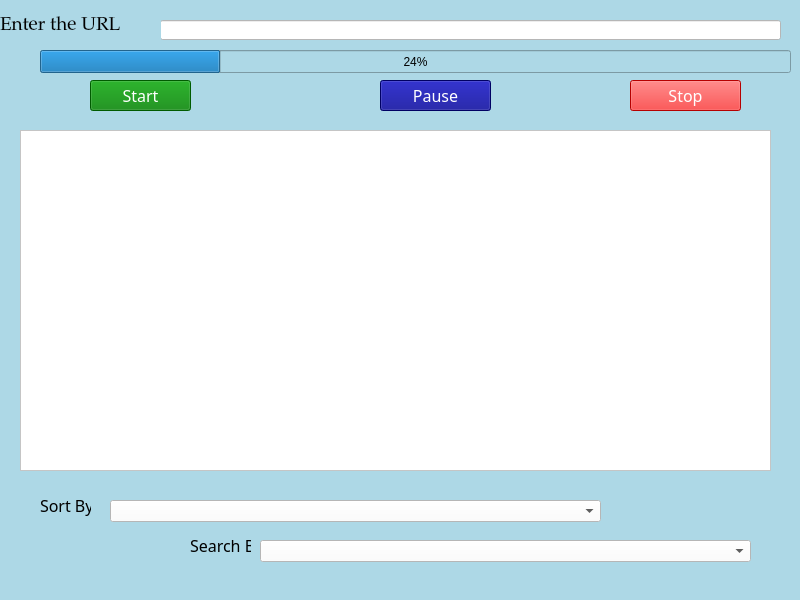
<?xml version="1.0" encoding="UTF-8"?>
<ui version="4.0">
 <class>MainWindow</class>
 <widget class="QMainWindow" name="MainWindow">
  <property name="geometry">
   <rect>
    <x>0</x>
    <y>0</y>
    <width>800</width>
    <height>600</height>
   </rect>
  </property>
  <property name="windowTitle">
   <string>MainWindow</string>
  </property>
  <property name="autoFillBackground">
   <bool>false</bool>
  </property>
  <property name="styleSheet">
   <string notr="true">background-color: lightblue;</string>
  </property>
  <widget class="QWidget" name="centralwidget">
   <widget class="QLineEdit" name="urlInput">
    <property name="geometry">
     <rect>
      <x>160</x>
      <y>20</y>
      <width>621</width>
      <height>20</height>
     </rect>
    </property>
    <property name="font">
     <font>
      <family>Palatino Linotype</family>
      <pointsize>12</pointsize>
     </font>
    </property>
    <property name="styleSheet">
     <string notr="true">background-color: white</string>
    </property>
    <property name="text">
     <string/>
    </property>
   </widget>
   <widget class="QLabel" name="UrlLabel">
    <property name="geometry">
     <rect>
      <x>0</x>
      <y>0</y>
      <width>161</width>
      <height>51</height>
     </rect>
    </property>
    <property name="font">
     <font>
      <family>Palatino Linotype</family>
      <pointsize>14</pointsize>
     </font>
    </property>
    <property name="text">
     <string>Enter the URL</string>
    </property>
   </widget>
   <widget class="QPushButton" name="start">
    <property name="geometry">
     <rect>
      <x>90</x>
      <y>80</y>
      <width>101</width>
      <height>31</height>
     </rect>
    </property>
    <property name="font">
     <font>
      <family>Onyx</family>
      <pointsize>12</pointsize>
      <italic>false</italic>
     </font>
    </property>
    <property name="styleSheet">
     <string notr="true">background-color : Green;color:white</string>
    </property>
    <property name="text">
     <string>Start</string>
    </property>
   </widget>
   <widget class="QPushButton" name="stop">
    <property name="geometry">
     <rect>
      <x>630</x>
      <y>80</y>
      <width>111</width>
      <height>31</height>
     </rect>
    </property>
    <property name="font">
     <font>
      <family>Onyx</family>
      <pointsize>12</pointsize>
     </font>
    </property>
    <property name="styleSheet">
     <string notr="true">background-color : red;color:white</string>
    </property>
    <property name="text">
     <string>Stop</string>
    </property>
   </widget>
   <widget class="QPushButton" name="pause">
    <property name="geometry">
     <rect>
      <x>380</x>
      <y>80</y>
      <width>111</width>
      <height>31</height>
     </rect>
    </property>
    <property name="font">
     <font>
      <family>Onyx</family>
      <pointsize>12</pointsize>
     </font>
    </property>
    <property name="styleSheet">
     <string notr="true">background-color : darkBlue;color:white</string>
    </property>
    <property name="text">
     <string>Pause</string>
    </property>
   </widget>
   <widget class="QTableWidget" name="tableWidget">
    <property name="geometry">
     <rect>
      <x>20</x>
      <y>130</y>
      <width>751</width>
      <height>341</height>
     </rect>
    </property>
    <property name="styleSheet">
     <string notr="true">background-color:white</string>
    </property>
   </widget>
   <widget class="QLabel" name="sortByLabel">
    <property name="geometry">
     <rect>
      <x>40</x>
      <y>490</y>
      <width>51</width>
      <height>31</height>
     </rect>
    </property>
    <property name="font">
     <font>
      <family>Onyx</family>
      <pointsize>12</pointsize>
     </font>
    </property>
    <property name="text">
     <string>Sort By:</string>
    </property>
   </widget>
   <widget class="QComboBox" name="sortingCombo">
    <property name="geometry">
     <rect>
      <x>110</x>
      <y>500</y>
      <width>491</width>
      <height>22</height>
     </rect>
    </property>
    <property name="font">
     <font>
      <family>Onyx</family>
      <pointsize>10</pointsize>
     </font>
    </property>
    <property name="autoFillBackground">
     <bool>false</bool>
    </property>
    <property name="styleSheet">
     <string notr="true">background-color :White</string>
    </property>
   </widget>
   <widget class="QComboBox" name="searchByCombo">
    <property name="geometry">
     <rect>
      <x>260</x>
      <y>540</y>
      <width>491</width>
      <height>22</height>
     </rect>
    </property>
    <property name="font">
     <font>
      <family>Onyx</family>
      <pointsize>10</pointsize>
     </font>
    </property>
    <property name="autoFillBackground">
     <bool>false</bool>
    </property>
    <property name="styleSheet">
     <string notr="true">background-color :White</string>
    </property>
   </widget>
   <widget class="QLabel" name="sortByLabel_2">
    <property name="geometry">
     <rect>
      <x>190</x>
      <y>530</y>
      <width>61</width>
      <height>31</height>
     </rect>
    </property>
    <property name="font">
     <font>
      <family>Onyx</family>
      <pointsize>12</pointsize>
     </font>
    </property>
    <property name="text">
     <string>Search By:</string>
    </property>
   </widget>
   <widget class="QProgressBar" name="progressBar">
    <property name="geometry">
     <rect>
      <x>40</x>
      <y>50</y>
      <width>751</width>
      <height>23</height>
     </rect>
    </property>
    <property name="value">
     <number>24</number>
    </property>
   </widget>
  </widget>
  <widget class="QStatusBar" name="statusbar"/>
 </widget>
 <resources/>
 <connections/>
</ui>
